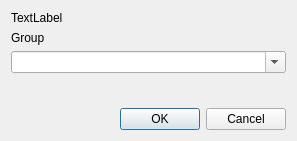
<?xml version="1.0" encoding="UTF-8"?>
<ui version="4.0">
 <class>UpdateGroupNameDialog</class>
 <widget class="QDialog" name="UpdateGroupNameDialog">
  <property name="geometry">
   <rect>
    <x>0</x>
    <y>0</y>
    <width>297</width>
    <height>141</height>
   </rect>
  </property>
  <property name="windowTitle">
   <string>Change Group Name</string>
  </property>
  <layout class="QVBoxLayout" name="verticalLayout">
   <item>
    <widget class="QLabel" name="mainText">
     <property name="text">
      <string>TextLabel</string>
     </property>
    </widget>
   </item>
   <item>
    <widget class="QLabel" name="label">
     <property name="text">
      <string>Group</string>
     </property>
    </widget>
   </item>
   <item>
    <widget class="QComboBox" name="groupComboBox">
     <property name="editable">
      <bool>true</bool>
     </property>
    </widget>
   </item>
   <item>
    <spacer name="verticalSpacer">
     <property name="orientation">
      <enum>Qt::Vertical</enum>
     </property>
     <property name="sizeHint" stdset="0">
      <size>
       <width>20</width>
       <height>40</height>
      </size>
     </property>
    </spacer>
   </item>
   <item>
    <widget class="QDialogButtonBox" name="buttonBox">
     <property name="orientation">
      <enum>Qt::Horizontal</enum>
     </property>
     <property name="standardButtons">
      <set>QDialogButtonBox::Cancel|QDialogButtonBox::Ok</set>
     </property>
    </widget>
   </item>
  </layout>
 </widget>
 <resources/>
 <connections>
  <connection>
   <sender>buttonBox</sender>
   <signal>accepted()</signal>
   <receiver>UpdateGroupNameDialog</receiver>
   <slot>accept()</slot>
   <hints>
    <hint type="sourcelabel">
     <x>248</x>
     <y>254</y>
    </hint>
    <hint type="destinationlabel">
     <x>157</x>
     <y>274</y>
    </hint>
   </hints>
  </connection>
  <connection>
   <sender>buttonBox</sender>
   <signal>rejected()</signal>
   <receiver>UpdateGroupNameDialog</receiver>
   <slot>reject()</slot>
   <hints>
    <hint type="sourcelabel">
     <x>316</x>
     <y>260</y>
    </hint>
    <hint type="destinationlabel">
     <x>286</x>
     <y>274</y>
    </hint>
   </hints>
  </connection>
 </connections>
</ui>
